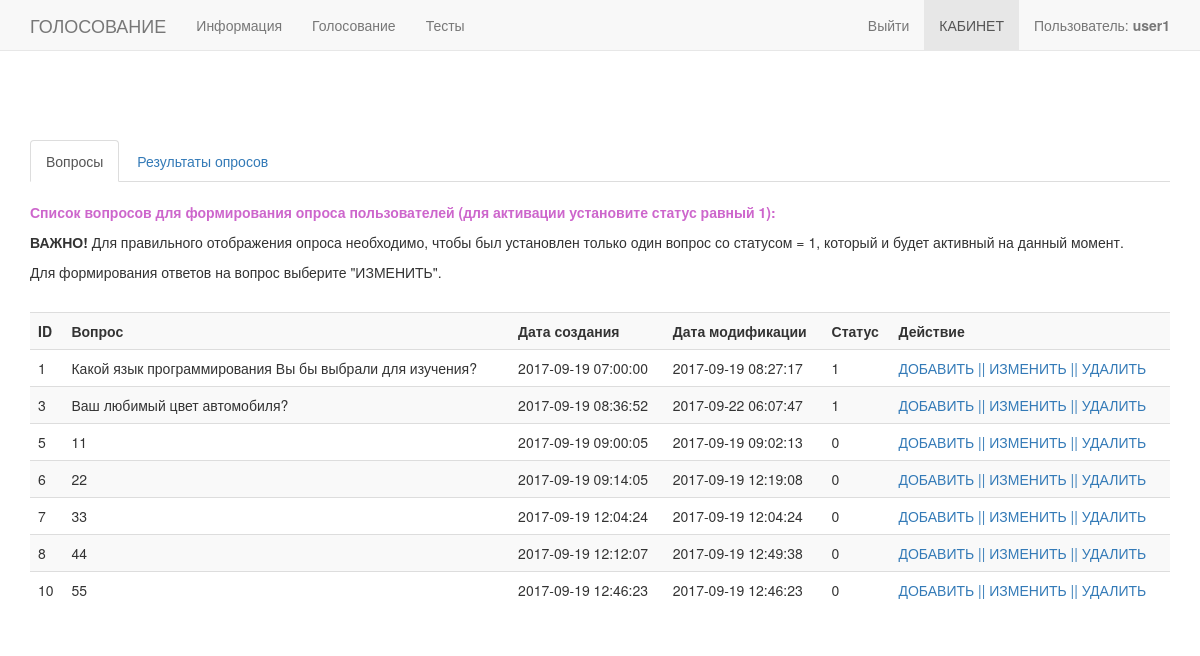
/page/options_oprosy.php (signed in), run on the app's committed database.
### tables this page shows
CREATE TABLE `questions_opros` (
  `id` int(11) NOT NULL,
  `question` varchar(255) NOT NULL,
  `date_created` timestamp NOT NULL DEFAULT CURRENT_TIMESTAMP,
  `date_modification` timestamp NOT NULL DEFAULT CURRENT_TIMESTAMP ON UPDATE CURRENT_TIMESTAMP,
  `active` tinyint(1) NOT NULL DEFAULT '0'
);

### page/options_oprosy.php (the view, shortened to what this page needs)
<?php
include_once '../connect.php';
include_once '../lib/myFunction.php';
if (!isset($_SESSION['USER_LOGIN_IN']) or $_SESSION['USER_LOGIN_IN'] =0 ) {
	MessageSend(1, 'Требуется регистрация пользователя.');
} elseif (isset($_SESSION['USER_LOGIN_IN']) && $_SESSION['USER_LOGIN_IN'] =1){
?>
<!DOCTYPE html>
<html lang="en">
  <head>
    <link href="../css/bootstrap.css" rel="stylesheet">
	<link rel="stylesheet" type="text/css" href="../style.css" />
    <link href="../css/navbar-fixed-top.css" rel="stylesheet">
  </head>
  <body>
    <div class="navbar navbar-default navbar-fixed-top" role="navigation">
      <div class="container">
        <div class="navbar-header">
          <a class="navbar-brand" href="../index.php">ГОЛОСОВАНИЕ</a>
        </div>
        <div class="navbar-collapse collapse">
			<?php
			if($_SESSION['USER_ACCESS'] == 0){
				include 'menu_user0.php';
			} elseif($_SESSION['USER_ACCESS'] == 3){
				include 'menu_user3.php';
			} else{
				include 'menu.php';
			}
			?>
        </div>
      </div>
    </div>
<div class = "container">
<br>
	<div class = "row">
		<div class="col-md-12">
			<div class = "tabs">
				<ul class="nav nav-tabs">
				  <li class="active"><a href="#opt1" data-toggle="tab">Вопросы</a></li>
				  <li><a href="#opt2" data-toggle="tab">Результаты опросов</a></li>
				</ul>
				<div class="tab-content">
					<div class="tab-pane active" id="opt1">
						<div class = "row">
		<div class="col-md-12">
			<br>
			<p><b style="color: #cd66cc;">Список вопросов для формирования опроса пользователей (для активации установите статус равный 1):</b></p>
			<p><b>ВАЖНО!</b> Для правильного отображения опроса необходимо, чтобы был установлен только один вопрос со статусом = 1, который и будет активный на данный момент.</p>
			<p>Для формирования ответов на вопрос выберите "ИЗМЕНИТЬ".</p>
			<br>
			<table class="table table-striped">
				<tbody>
					<tr>
						<th>ID</th>
						<th>Вопрос</th>
						<th>Дата создания</th>
						<th>Дата модификации</th>
						<th>Статус</th>
						<th>Действие</th>
					</tr>
				<?php
					$result = mysqli_query($db, 'SELECT * FROM `questions_opros` ORDER BY `active` DESC LIMIT 50');
					if (isset($result)) {
					while($row = mysqli_fetch_assoc($result)) {
					echo '<tr>';
						echo '<td>' . $row['id'] . '</td>';
						echo '<td>' . $row['question'] . '</td>';
						echo '<td>' . $row['date_created'] . '</td>';
						echo '<td>' . $row['date_modification'] . '</td>';
						echo '<td>' . $row['active'] . '</td>';
						echo "<td><a href='add_question_opros.php'>ДОБАВИТЬ   ||</a> <a href='edit_question_opros.php?action=edit&id={$row['id']} '>ИЗМЕНИТЬ   ||</a><a href='options_oprosy.php?page=options_oprosy&action=delete&id={$row['id']}' onClick='return areYuoSure();'> УДАЛИТЬ</a></td>";
					}
					}
				?>
					</tr>
				</tbody>
			</table>
		</div>
	</div>
					</div>
				</div>
			</div>
		</div>
	</div>
</div>
  </body>
</html>
<?php } ?>

### style.css (style rules this page uses)
body { margin:0px; padding:0px; }

### css/navbar-fixed-top.css (style rules this page uses)
body { min-height: 2000px; padding-top: 120px; }

### data on the page
questions_opros: id "1", question "Какой язык программирования Вы бы выбрали для изучения?", date_created "2017-09-19 07:00:00", date_modification "2017-09-19 08:27:17", active "1"
questions_opros: id "3", question "Ваш любимый цвет автомобиля?", date_created "2017-09-19 08:36:52", date_modification "2017-09-22 06:07:47", active "1"
questions_opros: id "5", question "11", date_created "2017-09-19 09:00:05", date_modification "2017-09-19 09:02:13", active "0"
questions_opros: id "6", question "22", date_created "2017-09-19 09:14:05", date_modification "2017-09-19 12:19:08", active "0"
questions_opros: id "7", question "33", date_created "2017-09-19 12:04:24", date_modification "2017-09-19 12:04:24", active "0"
questions_opros: id "8", question "44", date_created "2017-09-19 12:12:07", date_modification "2017-09-19 12:49:38", active "0"
questions_opros: id "10", question "55", date_created "2017-09-19 12:46:23", date_modification "2017-09-19 12:46:23", active "0"

### other printed values
$_SESSION['USER_NAME'] "user1"
